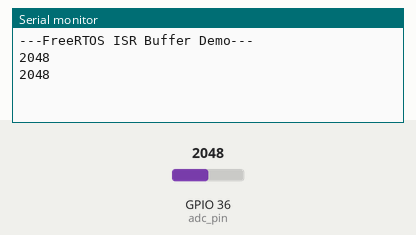
This sketch was run on a simulated ESP32. Shown: the last lines printed to the serial monitor. Inputs (shaded band) come from the test bench; at power-on: GPIO 36 (adc_pin) = 2048.

Above: at 2.8 s.
2.9 s: GPIO 36 (adc_pin) set to 2866
At 3.8 s:
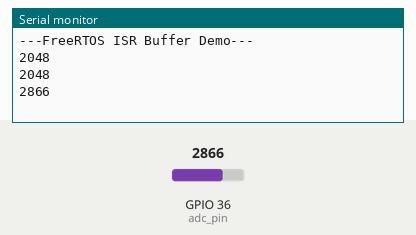
4.4 s: GPIO 36 (adc_pin) set to 3603
At 5.5 s:
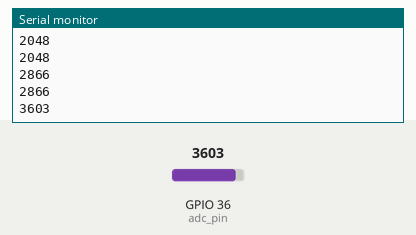
Timing chart, 0 to 7.4 s (numbered marks = the images above; inputs shaded):
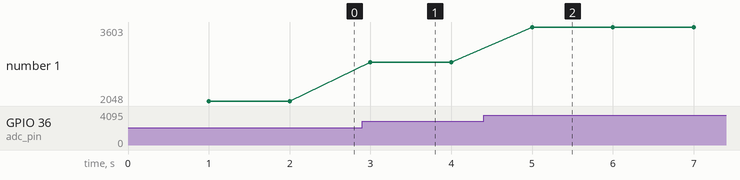

Measured:
- after the input at 2.9 s, the serial monitor: prints a new line after 0.10 s (image 1)
- after the input at 4.4 s, the serial monitor: prints a new line after 0.60 s (image 2)
- plotted number 1: 2048 → 2866 after the input at 2.9 s, 2866 → 3603 after the input at 4.4 s

The sketch:

esp32_FreeRTOS_9b.ino
```cpp
/* FreeRTOS hardware interrupts demo - binary semaphore */

#if CONFIG_FREERTOS_UNICORE
static const BaseType_t app_cpu = 0;
#else
static const BaseType_t app_cpu = 1;
#endif

static const uint16_t timer_divider = 80;
static const uint64_t timer_max_count = 1000000;

static const int adc_pin = A0;

static hw_timer_t *timer = NULL;
static volatile uint16_t val;
static SemaphoreHandle_t bin_sem = NULL;

// this function executes when timer reaches max (and resets)
void IRAM_ATTR onTimer() {
  BaseType_t task_woken = pdFALSE;

  // perform action (read from ADC)
  val = analogRead(adc_pin);

  // give semaphore to tell task that new value is ready
  xSemaphoreGiveFromISR(bin_sem, &task_woken);

  // exit from ISR (ESP-IDF)
  if (task_woken) {
    portYIELD_FROM_ISR();
  }
}

// wait for semaphore and print out ADC value when received
void printValues(void *parameters) {
  while (1) {
    xSemaphoreTake(bin_sem, portMAX_DELAY);
    Serial.println(val);
  }
}

void setup() {
  Serial.begin(115200);
  Serial.println("---FreeRTOS ISR Buffer Demo---");

  // create semaphore before it is used (in task or ISR)
  bin_sem = xSemaphoreCreateBinary();

  // force reboot if we can not create the semaphore
  if (bin_sem == NULL) {
    Serial.println("Could not create semaphore");
    ESP.restart();
  }

  xTaskCreatePinnedToCore(printValues, "Print Values", 1024, NULL, 2, NULL, app_cpu);

  // create and start timer (num, divider, count-up)
  timer = timerBegin(0, timer_divider, true);

  // provide ISR to timer (timer, function, edge)
  timerAttachInterrupt(timer, &onTimer, true);

  // at what count should ISR trigger (timer, count, auto-reload)
  timerAlarmWrite(timer, timer_max_count, true);

  // allow ISR to trigger
  timerAlarmEnable(timer);
}

void loop() {
}
```
